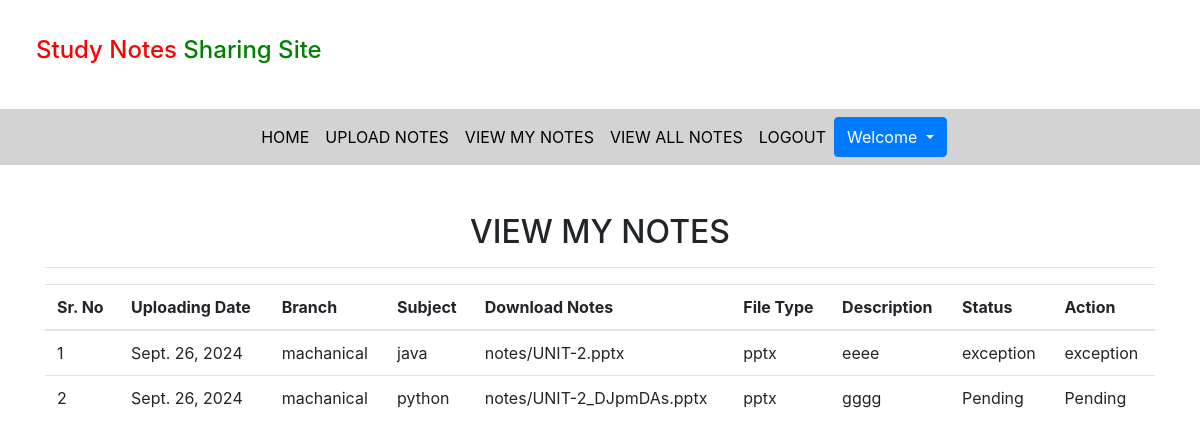
Page /view_mynotes (signed in) on the committed database.
### notes/models.py (models this page shows, shortened)
class Notes(models.Model):
    user = models.ForeignKey(User, on_delete=models.CASCADE)
    uploadingdate = models.DateField(auto_now_add=True)
    branch = models.CharField(max_length=100)
    subject = models.CharField(max_length=100)
    notes_file = models.FileField(upload_to='notes/')
    file_type = models.CharField(max_length=50, default='PDF')  # Set a default value
    description = models.CharField(max_length=200, null=True)
    status = models.CharField(max_length=50, default='Pending')

### notes/views.py (the view)
# urls.py: path('view_mynotes', view_mynotes, name='view_mynotes'),
def view_mynotes(request):
    if not request.user.is_authenticated:
        return redirect('login')
    user=User.objects.get(id=request.user.id)
    notes=Notes.objects.filter(user=user)
    d = {'notes':notes}
    return render(request,'view_mynotes.html',d)

### notes/templates/view_mynotes.html (shortened to what this page needs)
{% extends 'usernavigation.html' %}
{% load static %}
{% block body %}
<link rel="stylesheet" href="https://cdnjs.cloudflare.com/ajax/libs/twitter-bootstrap/4.5.2/css/bootstrap.css">
<link rel="stylesheet" href="https://cdn.datatables.net/2.1.8/css/dataTables.bootstrap4.css">
<div class="container mt-5">
    <h2 class="text-center">VIEW MY NOTES</h2>
    <HR>
    <table class="table table=bordered" id="example">
        <thead>
        <tr>
            <th>Sr. No</th>
             <th>Uploading Date</th>
            <th>Branch</th>
            <th>Subject</th>
            <th>Download Notes</th>
            <th>File Type</th>
            <th>Description</th>
            <th>Status</th>
            <th>Action</th>
        </tr>
        {% for i in notes %}
        <tr>
           <td> {{forloop.counter}}</td>
            <td>{{i.uploadingdate}}</td>
            <td>{{i.branch}}</td>
            <td>{{i.subject}}</td>
            <td>{{i.notes_file}}</td>
            <td>{{i.file_type}}</td>
            <td>{{i.description}}</td>
            <td>{{i.status}}</td>
            <td>{{i.status}}</td>
        </tr>
        {% endfor %}
        </thead>
    </table>
</div>
{% endblock %}

### rows in the picture
Notes: uploadingdate "Sept. 26, 2024", branch "machanical", subject "java", notes_file "notes/UNIT-2.pptx", file_type "pptx", description "eeee", status "exception"
Notes: uploadingdate "Sept. 26, 2024", branch "machanical", subject "python", notes_file "notes/UNIT-2_DJpmDAs.pptx", file_type "pptx", description "gggg", status "Pending"
